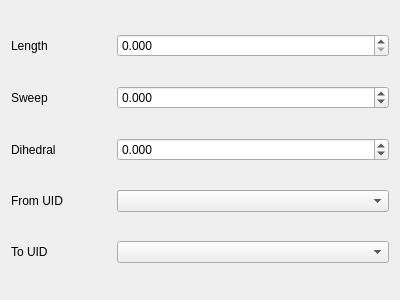
<?xml version="1.0" encoding="UTF-8"?>
<ui version="4.0">
 <class>ModificatorPositioningWidget</class>
 <widget class="QWidget" name="ModificatorPositioningWidget">
  <property name="geometry">
   <rect>
    <x>0</x>
    <y>0</y>
    <width>400</width>
    <height>300</height>
   </rect>
  </property>
  <property name="windowTitle">
   <string>Form</string>
  </property>
  <layout class="QVBoxLayout" name="verticalLayout">
   <item>
    <layout class="QHBoxLayout" name="horizontalLayout">
     <item>
      <widget class="QLabel" name="label">
       <property name="minimumSize">
        <size>
         <width>100</width>
         <height>0</height>
        </size>
       </property>
       <property name="maximumSize">
        <size>
         <width>100</width>
         <height>16777215</height>
        </size>
       </property>
       <property name="text">
        <string>Length</string>
       </property>
      </widget>
     </item>
     <item>
      <widget class="QDoubleSpinBox" name="spinBoxLength">
       <property name="decimals">
        <number>3</number>
       </property>
       <property name="maximum">
        <double>999999999999999983222784.000000000000000</double>
       </property>
      </widget>
     </item>
    </layout>
   </item>
   <item>
    <layout class="QHBoxLayout" name="horizontalLayout_2">
     <item>
      <widget class="QLabel" name="label_2">
       <property name="minimumSize">
        <size>
         <width>100</width>
         <height>0</height>
        </size>
       </property>
       <property name="maximumSize">
        <size>
         <width>100</width>
         <height>16777215</height>
        </size>
       </property>
       <property name="text">
        <string>Sweep</string>
       </property>
      </widget>
     </item>
     <item>
      <widget class="QDoubleSpinBox" name="spinBoxSweep">
       <property name="decimals">
        <number>3</number>
       </property>
       <property name="minimum">
        <double>-360.000000000000000</double>
       </property>
       <property name="maximum">
        <double>360.000000000000000</double>
       </property>
      </widget>
     </item>
    </layout>
   </item>
   <item>
    <layout class="QHBoxLayout" name="horizontalLayout_3">
     <item>
      <widget class="QLabel" name="label_3">
       <property name="minimumSize">
        <size>
         <width>100</width>
         <height>0</height>
        </size>
       </property>
       <property name="maximumSize">
        <size>
         <width>100</width>
         <height>16777215</height>
        </size>
       </property>
       <property name="text">
        <string>Dihedral</string>
       </property>
      </widget>
     </item>
     <item>
      <widget class="QDoubleSpinBox" name="spinBoxDihedral">
       <property name="decimals">
        <number>3</number>
       </property>
       <property name="minimum">
        <double>-360.000000000000000</double>
       </property>
       <property name="maximum">
        <double>360.000000000000000</double>
       </property>
      </widget>
     </item>
    </layout>
   </item>
   <item>
    <layout class="QHBoxLayout" name="horizontalLayout_4">
     <item>
      <widget class="QLabel" name="label_4">
       <property name="minimumSize">
        <size>
         <width>100</width>
         <height>0</height>
        </size>
       </property>
       <property name="maximumSize">
        <size>
         <width>100</width>
         <height>16777215</height>
        </size>
       </property>
       <property name="text">
        <string>From UID</string>
       </property>
      </widget>
     </item>
     <item>
      <widget class="QComboBox" name="comboBoxFromUID"/>
     </item>
    </layout>
   </item>
   <item>
    <layout class="QHBoxLayout" name="horizontalLayout_5">
     <item>
      <widget class="QLabel" name="label_5">
       <property name="minimumSize">
        <size>
         <width>100</width>
         <height>0</height>
        </size>
       </property>
       <property name="maximumSize">
        <size>
         <width>100</width>
         <height>16777215</height>
        </size>
       </property>
       <property name="text">
        <string>To UID</string>
       </property>
      </widget>
     </item>
     <item>
      <widget class="QComboBox" name="comboBoxToUID"/>
     </item>
    </layout>
   </item>
  </layout>
 </widget>
 <resources/>
 <connections/>
</ui>
